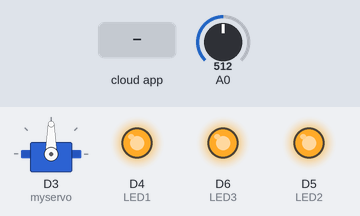
Bench run of a sketch on a simulated ESP8266 (NodeMCU). Parts: servo, output pins drawn as LEDs (lit = HIGH). Inputs (shaded band) come from the test bench; at power-on: A0 = 512. What the sketch prints to the serial monitor is not drawn.

Above: at 4.7 s.
4.8 s: the phone or cloud app sets led to 0
At 5.9 s:
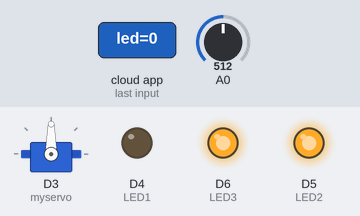
11.5 s: A0 set to 900
At 21.2 s:
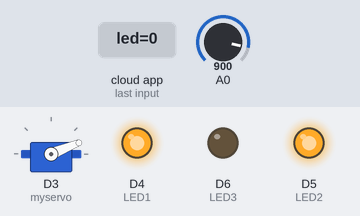
21.5 s: the phone or cloud app sets led to 0
At 22.7 s:
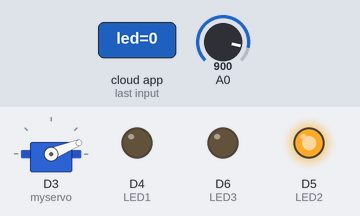
Timing chart, 0 to 31.6 s (numbered marks = the images above; inputs shaded):
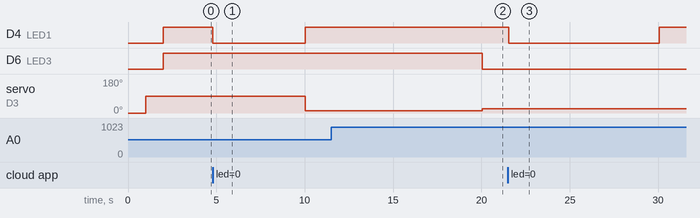

Measured:
- after the input at 4.8 s, D4 (LED1): HIGH → LOW at once, → HIGH 5.2 s later
- after the input at 11.5 s, D6 (LED3): HIGH → LOW after 8.5 s; servo on D3 (myservo): 13° → 22° after 8.5 s
- after the input at 21.5 s, D4 (LED1): HIGH → LOW after 0.05 s, → HIGH 8.5 s later

The sketch:

guangxian.ino
```cpp
#include "config.h"
#include <Servo.h> //引入lib
Servo myservo;  // 创建一个伺服电机对象
#define LED1 D4
#define LED2 D5
#define LED3 D6
float lightval;

#define BUTTON_PIN D4

// LED Pin
#define LED_PIN LED_BUILTIN

// button state
bool btn_state = false;
bool prv_btn_state = false;

// set up the 'led' feed
AdafruitIO_Feed *led = io.feed("led");

// set up the 'button' feed
AdafruitIO_Feed *button = io.feed("button");
AdafruitIO_Feed *light = io.feed("light");
void setup() {
  myservo.attach(D3);  // 9号引脚输出电机控制信号
  myservo.write(0);
  delay(1000);
  myservo.write(90);
  pinMode(LED1, OUTPUT);   //定义led引脚为输出模式
  pinMode(LED2, OUTPUT);   //定义led引脚为输出模式
  pinMode(LED3, OUTPUT);   //定义led引脚为输出模式
    digitalWrite(LED1, 0); //led引脚输出低电平，点亮led
    digitalWrite(LED2, 0); //led引脚输出低电平，点亮led
    digitalWrite(LED3, 0); //led引脚输出低电平，点亮led
    delay(1000);
    digitalWrite(LED1, 1); //led引脚输出低电平，点亮led
    digitalWrite(LED2, 1); //led引脚输出低电平，点亮led
    digitalWrite(LED3, 1); //led引脚输出低电平，点亮led
  // set button pin as an input
  pinMode(BUTTON_PIN, INPUT);

  // set LED pin as an output
  pinMode(LED_PIN, OUTPUT);

  // start the serial connection
  Serial.begin(115200);

  // wait for serial monitor to open
  while (! Serial);

  Serial.print("Connecting to Adafruit IO");

  // connect to io.adafruit.com
  io.connect();

  // set up a message handler for the count feed.
  // the handleMessage function (defined below)
  // will be called whenever a message is
  // received from adafruit io.
  led->onMessage(handleMessage);

  // wait for a connection
  while (io.status() < AIO_CONNECTED) {
    Serial.print(".");
    delay(500);
  }

  // we are connected
  Serial.println();
  Serial.println(io.statusText());
  led->get();

}
long timer1;
int val=0;

void loop() {


  io.run();

  if (millis() - timer1 > 10000)
  {
    timer1 = millis();
    lightval=analogRead(A0);
    val=map(lightval,0,4096,0,100);
    myservo.write(val);
    if(val>80)
    {
    digitalWrite(LED1, 0);
    digitalWrite(LED2, 0);
    digitalWrite(LED3, 0);
    }
    else if(val>50)
    {
    digitalWrite(LED1, 1);
    digitalWrite(LED2, 0);
    digitalWrite(LED3, 0);
    }
    else if(val>20)
    {
    digitalWrite(LED1, 1);
    digitalWrite(LED2, 1);
    digitalWrite(LED3, 0);
    }
    else
    {
    digitalWrite(LED1, 1);
    digitalWrite(LED2, 1);
    digitalWrite(LED3, 1);
    }
    light->save(lightval);
  }

}

// this function is called whenever a 'led' message
// is received from Adafruit IO. it was attached to
// the counter feed in the setup() function above.
void handleMessage(AdafruitIO_Data *data) {
  Serial.print("received <- ");

  if (data->toPinLevel() == HIGH)
    Serial.println("HIGH");
  else
    Serial.println("LOW");

  digitalWrite(LED_PIN, data->toPinLevel());
}
```

config.h
```cpp
/************************ Adafruit IO Config *******************************/

// visit io.adafruit.com if you need to create an account,
// or if you need your Adafruit IO key.
#define IO_USERNAME  "748921292"
#define IO_KEY       "aio_fYlO33HvghllxwgiIYGjOYiWzika"
/******************************* WIFI **************************************/

// the AdafruitIO_WiFi client will work with the following boards:
//   - HUZZAH ESP8266 Breakout -> https://www.adafruit.com/products/2471
//   - Feather HUZZAH ESP8266 -> https://www.adafruit.com/products/2821
//   - Feather HUZZAH ESP32 -> https://www.adafruit.com/product/3405
//   - Feather M0 WiFi -> https://www.adafruit.com/products/3010
//   - Feather WICED -> https://www.adafruit.com/products/3056
//   - Adafruit PyPortal -> https://www.adafruit.com/product/4116
//   - Adafruit Metro M4 Express AirLift Lite ->
//   https://www.adafruit.com/product/4000
//   - Adafruit AirLift Breakout -> https://www.adafruit.com/product/4201

#define WIFI_SSID "www"
#define WIFI_PASS "123456789"

// uncomment the following line if you are using airlift
//#define USE_AIRLIFT

// uncomment the following line if you are using winc1500
// #define USE_WINC1500

// comment out the following lines if you are using fona or ethernet
#include "AdafruitIO_WiFi.h"

#if defined(USE_AIRLIFT) || defined(ADAFRUIT_METRO_M4_AIRLIFT_LITE) ||         \
    defined(ADAFRUIT_PYPORTAL)
// Configure the pins used for the ESP32 connection
#if !defined(SPIWIFI_SS) // if the wifi definition isnt in the board variant
// Don't change the names of these #define's! they match the variant ones
#define SPIWIFI SPI
#define SPIWIFI_SS 10  // Chip select pin
#define SPIWIFI_ACK 9  // a.k.a BUSY or READY pin
#define ESP32_RESETN 6 // Reset pin
#define ESP32_GPIO0 -1 // Not connected
#endif
AdafruitIO_WiFi io(IO_USERNAME, IO_KEY, WIFI_SSID, WIFI_PASS, SPIWIFI_SS,
                   SPIWIFI_ACK, ESP32_RESETN, ESP32_GPIO0, &SPIWIFI);
#else
AdafruitIO_WiFi io(IO_USERNAME, IO_KEY, WIFI_SSID, WIFI_PASS);
#endif
/******************************* FONA **************************************/

// the AdafruitIO_FONA client will work with the following boards:
//   - Feather 32u4 FONA -> https://www.adafruit.com/product/3027

// uncomment the following two lines for 32u4 FONA,
// and comment out the AdafruitIO_WiFi client in the WIFI section
// #include "AdafruitIO_FONA.h"
// AdafruitIO_FONA io(IO_USERNAME, IO_KEY);

/**************************** ETHERNET ************************************/

// the AdafruitIO_Ethernet client will work with the following boards:
//   - Ethernet FeatherWing -> https://www.adafruit.com/products/3201

// uncomment the following two lines for ethernet,
// and comment out the AdafruitIO_WiFi client in the WIFI section
// #include "AdafruitIO_Ethernet.h"
// AdafruitIO_Ethernet io(IO_USERNAME, IO_KEY);
```
